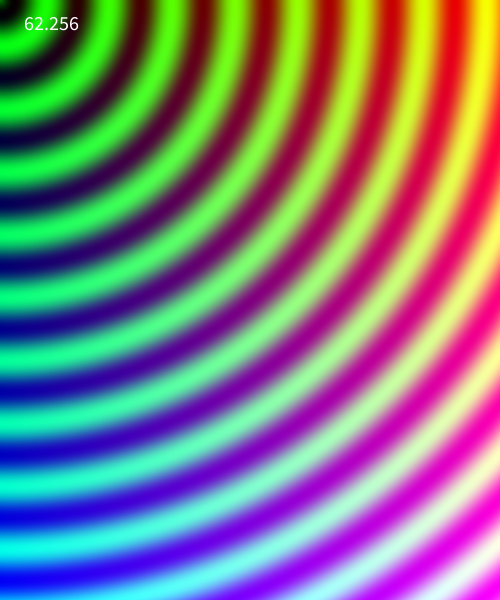
Frame 1 (no input)
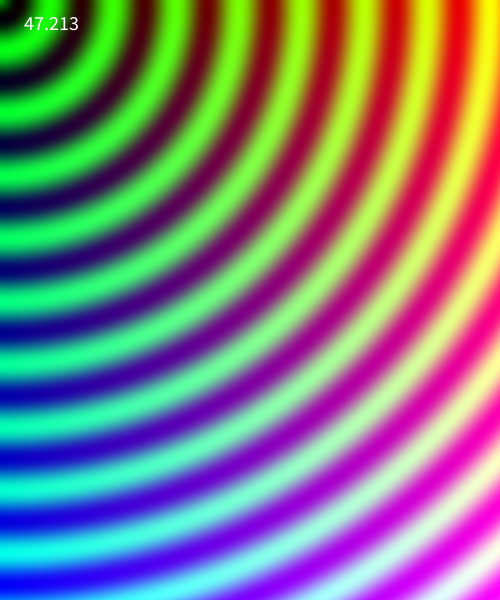
Frame 60 (the mouse pressed at the canvas centre just before this capture)
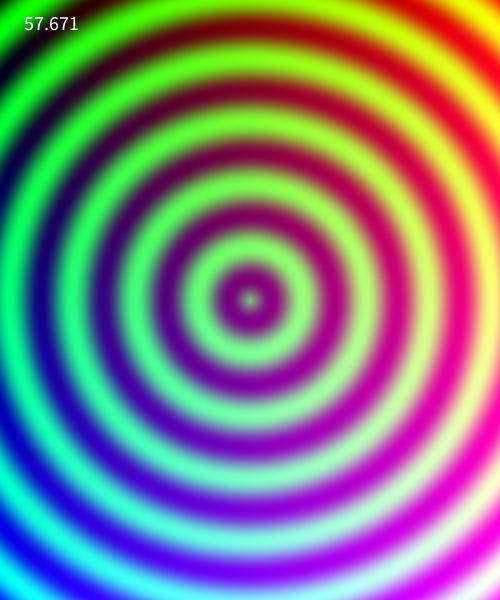
Frame 120 (the mouse held since frame 60 and released just before this capture)

The Processing sketch that drew these frames (run headless with seeded random() and noise(); from frame 60 on, the mouse is pressed at the canvas centre):

// Processing sketch: inclass_createImage
// ── inclass_createImage.pde
PImage img;

void setup() {
  size(500, 600);
  background(0);
  noStroke();

  img = createImage(width, height, RGB); // w,h,clrSet(ARGB)
}

void draw() {
  //FBO: Frame Buffer Object search!!!!

  img.loadPixels();
  
  //println(img.pixels.length); // 500*600
  
  int index = 0;
  for (int y=0; y < img.height; y ++) {
    for (int x=0; x < img.width; x ++) {
      
      float distance = dist( mouseX, mouseY, x, y);
      
      float freq = (distance + frameCount)* 0.1; //time, agnle, position
      float amp = 1;
      float sineValue = sin(freq) * amp;
      
      float r = map(x, 0, width, 0, 255);
      float g = map(sineValue, -1, 1, 255, 0);;
      float b =  map(y, 0, height, 0, 255);
      img.pixels[index] = color(r,g,b);//( random(255), random(255), random(255) );;
      index++;
    }
  }
  img.updatePixels();
  
  image(img,0,0);
  
  fill(255);
  textSize(20);
  text(frameRate, 20, 30);
}
